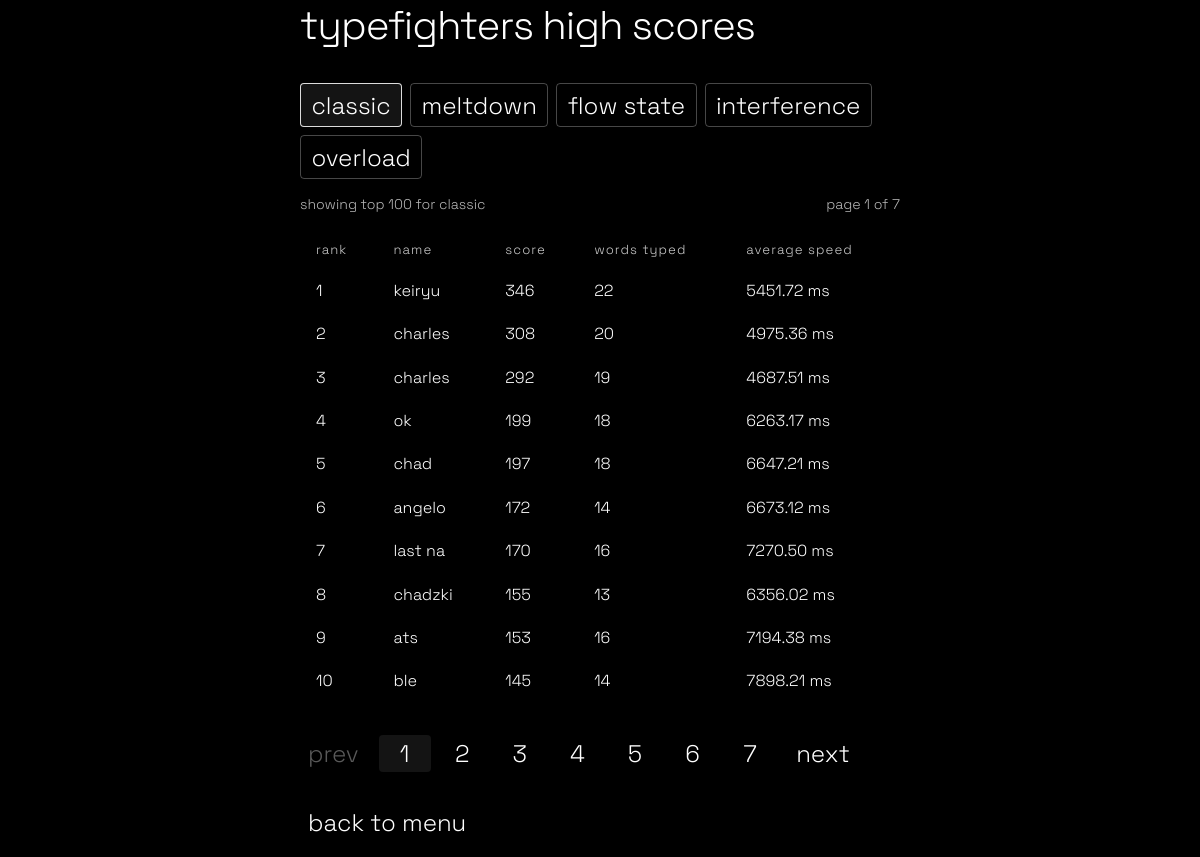
Before: /highscores with the older database file.
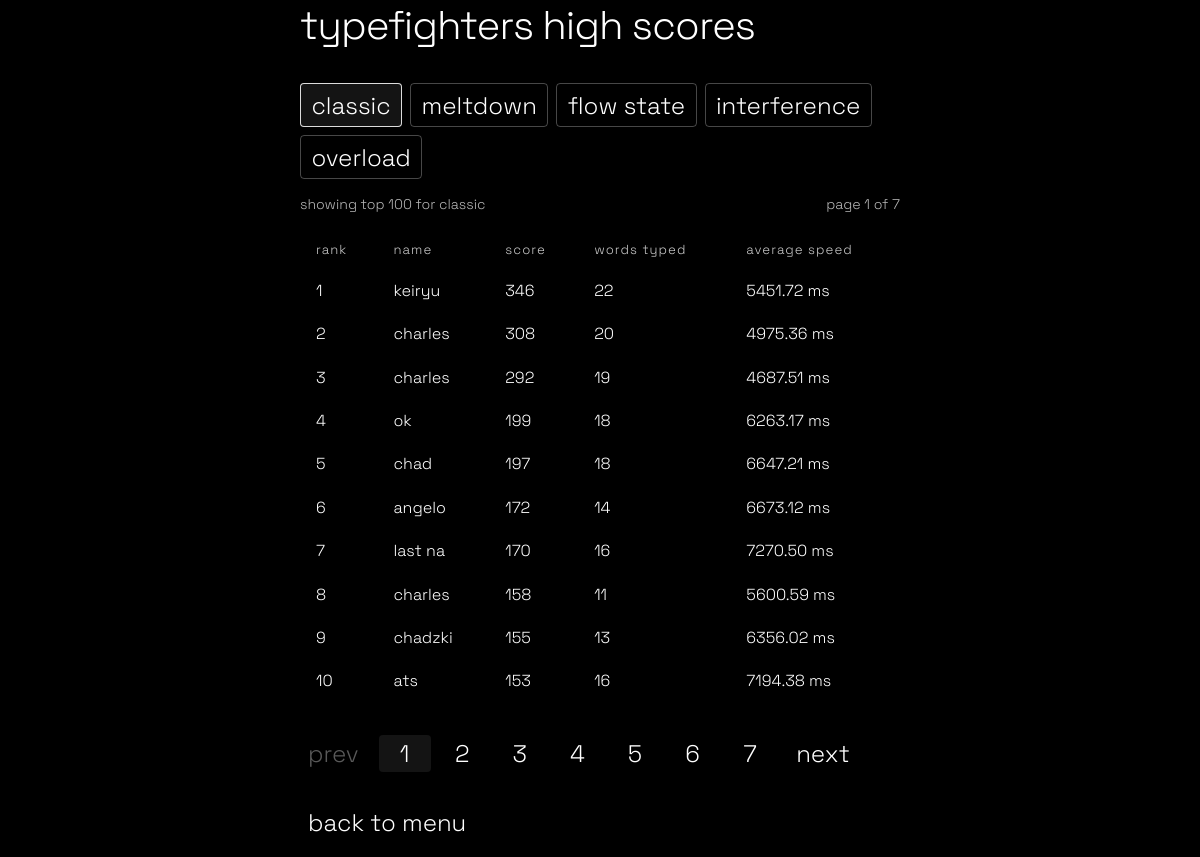
After: the same page with the newer database file.
### models.py (models this page shows, shortened)
class HighScore(db.Model):
    id = db.Column(db.Integer, primary_key=True)
    name = db.Column(db.String(50), nullable=False)
    game_mode = db.Column(db.String(20), nullable=False, default='Classic')
    score = db.Column(db.Integer, nullable=False)
    avg_speed = db.Column(db.Float, nullable=False)
    words_typed = db.Column(db.Integer, nullable=False)
    final_stats_json = db.Column(db.Text, nullable=False, default='[]')
    created_at = db.Column(db.DateTime, default=datetime.utcnow)
    def to_dict(self):
        return {
            'name': self.name,
            'game_mode': self.game_mode,
            'score': self.score,
            'avg_speed': self.avg_speed,
            'words_typed': self.words_typed,
            'final_stats_json': self.final_stats_json
        }

### app.py (the view)
@app.route('/highscores')
def highscores():
    mode_tabs = [
        ('classic', 'Classic'),
        ('meltdown', 'Meltdown'),
        ('flow-state', 'Flow State'),
        ('interference', 'Interference'),
        ('overload', 'Overload')
    ]
    selected_mode = (request.args.get('mode') or 'classic').strip().lower()
    if selected_mode not in {slug for slug, _ in mode_tabs}:
        selected_mode = 'classic'
    page = _coerce_int(request.args.get('page'), 1)
    if page < 1:
        page = 1
    query = HighScore.query.filter(HighScore.game_mode == MODE_LABEL_MAP[selected_mode])
    all_scores = query.order_by(HighScore.score.desc(), HighScore.created_at.desc()).limit(100).all()
    page_size = 10
    total_scores = len(all_scores)
    total_pages = max(1, math.ceil(total_scores / page_size))
    if page > total_pages:
        page = total_pages
    start_index = (page - 1) * page_size
    scores = all_scores[start_index:start_index + page_size]
    stat_headers = build_final_stats(MODE_LABEL_MAP[selected_mode], {})
    stat_labels = [header['label'] for header in stat_headers]
    leaderboard_rows = []
    for index, row in enumerate(scores, start=start_index + 1):
        try:
            final_stats = json.loads(row.final_stats_json or '[]')
        except (TypeError, ValueError):
            final_stats = []
        if not final_stats:
            final_stats = build_final_stats(row.game_mode, row.to_dict())
        stat_map = {}
        for stat in final_stats:
            if isinstance(stat, dict) and 'label' in stat and 'value' in stat:
                stat_map[str(stat['label'])] = str(stat['value'])
        normalized_stats = []
        for label in stat_labels:
            normalized_stats.append({
                'label': label,
                'value': stat_map.get(label, '-')
            })
        leaderboard_rows.append({
            'rank': index,
            'score': row,
            'final_stats': normalized_stats
        })
    return render_template(
        'highscores.html',
        leaderboard_rows=leaderboard_rows,
        selected_mode=selected_mode,
        selected_mode_label=MODE_LABEL_MAP[selected_mode],
        mode_tabs=mode_tabs,
        stat_headers=stat_headers,
        page=page,
        total_pages=total_pages,
        total_scores=total_scores
    )

### app.py (called while the page is built, shortened)
def _coerce_int(value, default=0):
    try:
        return int(round(float(value)))
    except (TypeError, ValueError):
        return default

def _coerce_float(value, default=0.0):
    try:
        return float(value)
    except (TypeError, ValueError):
        return default

def build_final_stats(game_mode, payload, mode_stats=None):
    mode_name = str(game_mode or 'Classic').strip()
    data = mode_stats if isinstance(mode_stats, dict) else payload
    if mode_name == 'Meltdown':
        return [
            {'label': 'words cleared', 'value': str(_coerce_int(data.get('total_attempts') or data.get('words_cleared')))}
        ]
    words_typed = _coerce_int(data.get('total_attempts') or data.get('words_typed'))
    avg_speed = _coerce_float(data.get('avg_speed'))
    return [
        {'label': 'words typed', 'value': str(words_typed)},
        {'label': 'average speed', 'value': f'{avg_speed:.2f} ms'}
    ]

### templates/highscores.html
{% extends "base.html" %}
{% block content %}
<div class="highscores-layout">
    <div class="menu-title">typefighters high scores</div>
    <div class="score-tabs">
        {% for slug, label in mode_tabs %}
        <a class="menu-link score-tab{% if selected_mode == slug %} score-tab-active{% endif %}" href="{{ url_for('highscores', mode=slug, page=1) }}">{{ label }}</a>
        {% endfor %}
    </div>
    <div class="highscores-meta">
        <div class="highscores-meta-item">showing top 100 for {{ selected_mode_label }}</div>
        <div class="highscores-meta-item">page {{ page }} of {{ total_pages }}</div>
    </div>
    <div class="responsive-table highscores-table-wrap">
        <table>
            <thead>
                <tr>
                    <th>rank</th>
                    <th>name</th>
                    <th>score</th>
                    {% for header in stat_headers %}
                    <th>{{ header.label }}</th>
                    {% endfor %}
                </tr>
            </thead>
            <tbody>
                {% for item in leaderboard_rows %}
                <tr>
                    <td>{{ item.rank }}</td>
                    <td>{{ item.score.name }}</td>
                    <td>{{ item.score.score }}</td>
                    {% for stat in item.final_stats %}
                    <td>{{ stat.value }}</td>
                    {% endfor %}
                </tr>
                {% else %}
                <tr>
                    <td colspan="{{ 3 + stat_headers|length }}" class="text-center">no high scores yet.</td>
                </tr>
                {% endfor %}
            </tbody>
        </table>
    </div>
    <div class="score-pagination">
        <a class="menu-link score-page-link{% if page <= 1 %} is-disabled{% endif %}" href="{{ url_for('highscores', mode=selected_mode, page=page-1) if page > 1 else '#' }}">prev</a>
        <div class="score-page-numbers">
            {% for page_number in range(1, total_pages + 1) %}
            <a class="menu-link score-page-number{% if page_number == page %} score-page-number-active{% endif %}" href="{{ url_for('highscores', mode=selected_mode, page=page_number) }}">{{ page_number }}</a>
            {% endfor %}
        </div>
        <a class="menu-link score-page-link{% if page >= total_pages %} is-disabled{% endif %}" href="{{ url_for('highscores', mode=selected_mode, page=page+1) if page < total_pages else '#' }}">next</a>
    </div>
    <button class="menu-link" onclick="window.location.href='{{ url_for('menu') }}'">back to menu</button>
</div>
{% endblock %}

### templates/base.html (shortened to what this page needs)
<!DOCTYPE html>
<html lang="en">
<head>
    <link rel="stylesheet" href="{{ url_for('static', filename='styles.css') }}?v=20260419b">
</head>
<body class="{% block body_class %}{% endblock %}">
    <div id="page-root">
        <div class="center-root">
            <div class="center-content">
                {% block content %}{% endblock %}
            </div>
        </div>
    </div>
</body>
</html>

### static/styles.css (style rules this page uses)
body { background: #000; color: #fff; font-family: 'Space Grotesk', 'Fira Mono', 'Consolas', 'Menlo', monospace; min-height: 100vh; margin: 0; height: 100vh; width: 100vw; overflow-x: hidden; font-weight: 300; text-transform: lowercase; }
.center-root { min-height: 100vh; min-width: 100vw; display: flex; align-items: center; justify-content: center; }
.center-content { display: flex; flex-direction: column; align-items: flex-start; justify-content: center; width: 100%; max-width: 600px; margin: 0 auto; opacity: 0; animation: slideFadeIn 1s cubic-bezier(0.4,0,0.2,1) forwards; }
.menu-title { font-size: 2.5rem; font-weight: 300; margin-bottom: 2rem; letter-spacing: -1px; text-align: left; color: #fff; font-family: 'Space Grotesk', sans-serif; text-transform: lowercase; }
.menu-link { display: block; color: #333; background: none; border: none; font-size: 1.5rem; font-family: 'Space Grotesk', sans-serif; margin: 1rem 0; text-align: left; cursor: pointer; text-decoration: none; outline: none; border-radius: 4px; padding: 0.2rem 0.5rem; transition: color 0.2s; font-weight: 300; text-transform: lowercase; }
.menu-link, .menu-link:visited { color: #fff; }
.score-tab { margin: 0; padding: 0.35rem 0.65rem; border: 1px solid rgba(255, 255, 255, 0.28); }
.score-tab.score-tab-active { border-color: rgba(255, 255, 255, 0.85); background: rgba(255, 255, 255, 0.08); }
.score-tabs { display: flex; gap: 0.5rem; flex-wrap: wrap; margin-bottom: 1rem; }
.highscores-layout { width: 100%; }
.highscores-meta { display: flex; justify-content: space-between; gap: 1rem; margin: 0.15rem 0 1rem 0; font-size: 0.88rem; opacity: 0.72; }
.highscores-table-wrap { margin-bottom: 1rem; }
.highscores-table-wrap table th, .highscores-table-wrap table td { padding: 0.55rem 0.4rem; border-bottom: 1px solid rgba(255, 255, 255, 0.12); text-align: left; vertical-align: top; }
.highscores-table-wrap table thead th { border-bottom-color: rgba(255, 255, 255, 0.42); font-size: 0.82rem; letter-spacing: 0.08em; opacity: 0.8; }
.score-pagination { display: flex; align-items: center; gap: 0.75rem; flex-wrap: wrap; margin-bottom: 1rem; }
.score-page-numbers { display: flex; gap: 0.35rem; flex-wrap: wrap; }
.score-page-number, .score-page-link { min-width: 2.25rem; text-align: center; }
.score-page-number-active { border-color: rgba(255, 255, 255, 0.85); background: rgba(255, 255, 255, 0.08); }
.score-page-link.is-disabled { opacity: 0.35; pointer-events: none; }
a, .link-btn { color: #fff; text-decoration: none; cursor: pointer; font-size: 1.1rem; margin: 0.5rem 0; background: none; border: none; padding: 0; font-family: 'Space Grotesk', sans-serif; text-align: left; font-weight: 300; text-transform: lowercase; }
th, td { border: none !important; padding: 0.7rem 1rem !important; text-align: left; color: #fff; background: none; font-family: 'Space Grotesk', sans-serif; font-weight: 300; text-transform: lowercase; }
::placeholder { color: #aaa; }
.responsive-table { width: 100%; }
.responsive-table table { width: 100%; border-collapse: collapse; }

### templates/base.html (style rules this page uses)
.slide-fade-in { animation: slideFadeIn 1s cubic-bezier(0.4,0,0.2,1) forwards; }

Changed rows visible on the page:
no longer on this page (row unchanged): HighScore: score.name "ble", score.score "145"
added HighScore: score.name "charles", score.score "158"
Other visible differences:
new list line: "8 11 5600.59 ms"
new list line: "9 13 6356.02 ms"
new list line: "chadzki 155"
new list line: "10 16 7194.38 ms"
new list line: "ats 153"
list line gone: "8 13 6356.02 ms"
list line gone: "chadzki 155"
list line gone: "9 16 7194.38 ms"
list line gone: "ats 153"
list line gone: "10 14 7898.21 ms"
